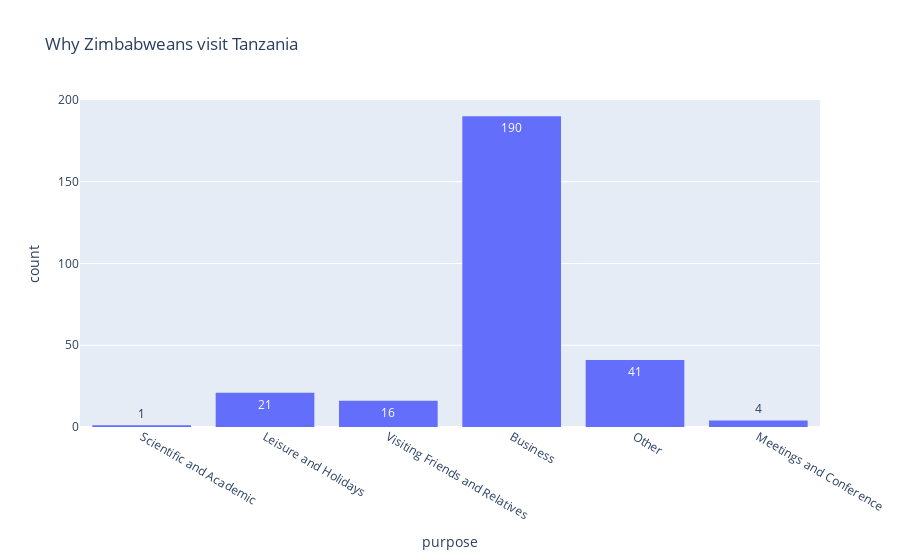

This figure's notebook cell:
### Code cell
px.histogram(country_group.get_group('ZIMBABWE'),x='purpose',title='Why Zimbabweans visit Tanzania',text_auto=True)

### Figure 1 — Plotly figure (JSON) as saved in the notebook; plotly's stock layout.template omitted (floating-point values rounded to 4 significant figures; data arrays with more than 128 entries replaced by an {"elided": "..."} marker saying what was removed)
{"data": [{"alignmentgroup": "True", "bingroup": "x", "hovertemplate": "purpose=%{x}<br>count=%{y}<extra></extra>", "legendgroup": "", "marker": {"color": "#636efa", "pattern": {"shape": ""}}, "name": "", "offsetgroup": "", "orientation": "v", "showlegend": false, "texttemplate": "%{value}", "type": "histogram", "x": {"elided": "273 str values"}, "xaxis": "x", "yaxis": "y"}], "layout": {"barmode": "relative", "legend": {"tracegroupgap": 0}, "title": {"text": "Why Zimbabweans visit Tanzania"}, "xaxis": {"anchor": "y", "domain": [0, 1], "title": {"text": "purpose"}}, "yaxis": {"anchor": "x", "domain": [0, 1], "title": {"text": "count"}}}}
